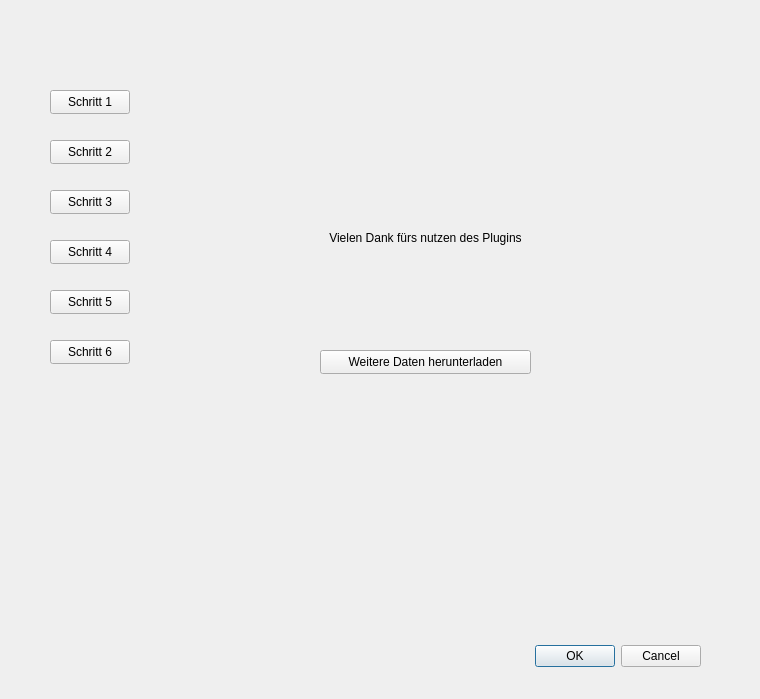
<?xml version="1.0" encoding="UTF-8"?>
<ui version="4.0">
 <class>SatelliteImageLoaderDialogBase</class>
 <widget class="QDialog" name="SatelliteImageLoaderDialogBase">
  <property name="geometry">
   <rect>
    <x>0</x>
    <y>0</y>
    <width>760</width>
    <height>699</height>
   </rect>
  </property>
  <property name="windowTitle">
   <string>Satellite Image Loader</string>
  </property>
  <widget class="QDialogButtonBox" name="button_box">
   <property name="geometry">
    <rect>
     <x>360</x>
     <y>640</y>
     <width>341</width>
     <height>32</height>
    </rect>
   </property>
   <property name="orientation">
    <enum>Qt::Horizontal</enum>
   </property>
   <property name="standardButtons">
    <set>QDialogButtonBox::Cancel|QDialogButtonBox::Ok</set>
   </property>
  </widget>
  <widget class="QPushButton" name="Schritt1">
   <property name="geometry">
    <rect>
     <x>50</x>
     <y>90</y>
     <width>80</width>
     <height>24</height>
    </rect>
   </property>
   <property name="text">
    <string>Schritt 1</string>
   </property>
  </widget>
  <widget class="QPushButton" name="Schritt2">
   <property name="geometry">
    <rect>
     <x>50</x>
     <y>140</y>
     <width>80</width>
     <height>24</height>
    </rect>
   </property>
   <property name="text">
    <string>Schritt 2</string>
   </property>
  </widget>
  <widget class="QPushButton" name="Schritt3">
   <property name="geometry">
    <rect>
     <x>50</x>
     <y>190</y>
     <width>80</width>
     <height>24</height>
    </rect>
   </property>
   <property name="text">
    <string>Schritt 3</string>
   </property>
  </widget>
  <widget class="QPushButton" name="Schritt4">
   <property name="geometry">
    <rect>
     <x>50</x>
     <y>240</y>
     <width>80</width>
     <height>24</height>
    </rect>
   </property>
   <property name="text">
    <string>Schritt 4</string>
   </property>
  </widget>
  <widget class="QPushButton" name="Schritt5">
   <property name="geometry">
    <rect>
     <x>50</x>
     <y>290</y>
     <width>80</width>
     <height>24</height>
    </rect>
   </property>
   <property name="text">
    <string>Schritt 5</string>
   </property>
  </widget>
  <widget class="QPushButton" name="Schritt6">
   <property name="geometry">
    <rect>
     <x>50</x>
     <y>340</y>
     <width>80</width>
     <height>24</height>
    </rect>
   </property>
   <property name="text">
    <string>Schritt 6</string>
   </property>
  </widget>
  <widget class="QStackedWidget" name="stackedWidget">
   <property name="geometry">
    <rect>
     <x>150</x>
     <y>90</y>
     <width>571</width>
     <height>521</height>
    </rect>
   </property>
   <property name="currentIndex">
    <number>6</number>
   </property>
   <widget class="QWidget" name="Schritt_Willkommen">
    <widget class="QLabel" name="label">
     <property name="geometry">
      <rect>
       <x>40</x>
       <y>30</y>
       <width>231</width>
       <height>16</height>
      </rect>
     </property>
     <property name="text">
      <string>Einleitender Beschreibungstext zum Plugin</string>
     </property>
    </widget>
   </widget>
   <widget class="QWidget" name="Schritt1_Widget">
    <widget class="QLabel" name="label_2">
     <property name="geometry">
      <rect>
       <x>30</x>
       <y>50</y>
       <width>191</width>
       <height>16</height>
      </rect>
     </property>
     <property name="text">
      <string>Bitte Arbeitsverzeichnis auswählen:</string>
     </property>
    </widget>
    <widget class="QToolButton" name="toolButton">
     <property name="geometry">
      <rect>
       <x>470</x>
       <y>90</y>
       <width>23</width>
       <height>23</height>
      </rect>
     </property>
     <property name="text">
      <string>...</string>
     </property>
    </widget>
    <widget class="QLineEdit" name="lineEdit">
     <property name="geometry">
      <rect>
       <x>30</x>
       <y>90</y>
       <width>431</width>
       <height>24</height>
      </rect>
     </property>
    </widget>
    <widget class="QPushButton" name="pushButton_7">
     <property name="geometry">
      <rect>
       <x>160</x>
       <y>150</y>
       <width>211</width>
       <height>24</height>
      </rect>
     </property>
     <property name="text">
      <string>Arbeitsverzeichnis bestätigen</string>
     </property>
    </widget>
   </widget>
   <widget class="QWidget" name="Schritt2_Widget">
    <widget class="QPushButton" name="pushButton_8">
     <property name="geometry">
      <rect>
       <x>130</x>
       <y>40</y>
       <width>301</width>
       <height>24</height>
      </rect>
     </property>
     <property name="text">
      <string>Festlegen der Grenzen des Interessengebietes</string>
     </property>
    </widget>
    <widget class="QPushButton" name="pushButton_15">
     <property name="geometry">
      <rect>
       <x>160</x>
       <y>90</y>
       <width>231</width>
       <height>24</height>
      </rect>
     </property>
     <property name="text">
      <string>Bestätigen der heruntergeladenen JSON</string>
     </property>
    </widget>
   </widget>
   <widget class="QWidget" name="Schritt3_Widget">
    <widget class="QDateEdit" name="dateEdit">
     <property name="geometry">
      <rect>
       <x>20</x>
       <y>20</y>
       <width>110</width>
       <height>25</height>
      </rect>
     </property>
    </widget>
    <widget class="QPushButton" name="pushButton_9">
     <property name="geometry">
      <rect>
       <x>20</x>
       <y>60</y>
       <width>131</width>
       <height>24</height>
      </rect>
     </property>
     <property name="text">
      <string>Bestätige Datum</string>
     </property>
    </widget>
    <widget class="QCheckBox" name="checkBox">
     <property name="geometry">
      <rect>
       <x>20</x>
       <y>130</y>
       <width>78</width>
       <height>22</height>
      </rect>
     </property>
     <property name="text">
      <string>VIIRS DNP</string>
     </property>
    </widget>
    <widget class="QCheckBox" name="checkBox_2">
     <property name="geometry">
      <rect>
       <x>20</x>
       <y>160</y>
       <width>78</width>
       <height>22</height>
      </rect>
     </property>
     <property name="text">
      <string>Sentinel 1</string>
     </property>
    </widget>
    <widget class="QCheckBox" name="checkBox_3">
     <property name="geometry">
      <rect>
       <x>20</x>
       <y>240</y>
       <width>78</width>
       <height>22</height>
      </rect>
     </property>
     <property name="text">
      <string>Sentinel 2</string>
     </property>
    </widget>
    <widget class="QPushButton" name="pushButton_10">
     <property name="enabled">
      <bool>false</bool>
     </property>
     <property name="geometry">
      <rect>
       <x>20</x>
       <y>360</y>
       <width>141</width>
       <height>41</height>
      </rect>
     </property>
     <property name="text">
      <string>Download Data</string>
     </property>
    </widget>
    <widget class="QComboBox" name="comboBox">
     <property name="geometry">
      <rect>
       <x>20</x>
       <y>190</y>
       <width>261</width>
       <height>24</height>
      </rect>
     </property>
     <item>
      <property name="text">
       <string>Beide Satelliten</string>
      </property>
     </item>
    </widget>
    <widget class="QComboBox" name="comboBox_2">
     <property name="geometry">
      <rect>
       <x>20</x>
       <y>270</y>
       <width>261</width>
       <height>24</height>
      </rect>
     </property>
     <item>
      <property name="text">
       <string>S2A</string>
      </property>
     </item>
    </widget>
   </widget>
   <widget class="QWidget" name="Schritt4_Widget">
    <widget class="QPushButton" name="pushButton_11">
     <property name="geometry">
      <rect>
       <x>20</x>
       <y>30</y>
       <width>221</width>
       <height>24</height>
      </rect>
     </property>
     <property name="text">
      <string>Modifizieren der Sentinal-1 Daten</string>
     </property>
    </widget>
    <widget class="QPushButton" name="pushButton_12">
     <property name="geometry">
      <rect>
       <x>20</x>
       <y>100</y>
       <width>221</width>
       <height>24</height>
      </rect>
     </property>
     <property name="text">
      <string>Modifizieren der Sentinal-2 Daten</string>
     </property>
    </widget>
    <widget class="QComboBox" name="comboBox_3">
     <property name="geometry">
      <rect>
       <x>260</x>
       <y>100</y>
       <width>261</width>
       <height>24</height>
      </rect>
     </property>
     <item>
      <property name="text">
       <string>False-Color Image</string>
      </property>
     </item>
    </widget>
   </widget>
   <widget class="QWidget" name="Schritt5_Widget">
    <widget class="QPushButton" name="pushButton_13">
     <property name="geometry">
      <rect>
       <x>30</x>
       <y>40</y>
       <width>221</width>
       <height>24</height>
      </rect>
     </property>
     <property name="text">
      <string>Bearbeiten VIRRS-Daten</string>
     </property>
    </widget>
    <widget class="QPushButton" name="pushButton_16">
     <property name="geometry">
      <rect>
       <x>30</x>
       <y>140</y>
       <width>221</width>
       <height>24</height>
      </rect>
     </property>
     <property name="text">
      <string>Bearbeiten Sentinal-1-Daten</string>
     </property>
    </widget>
    <widget class="QPushButton" name="pushButton_17">
     <property name="geometry">
      <rect>
       <x>30</x>
       <y>180</y>
       <width>221</width>
       <height>24</height>
      </rect>
     </property>
     <property name="text">
      <string>Bearbeiten Sentinal-2-Daten</string>
     </property>
    </widget>
   </widget>
   <widget class="QWidget" name="Schritt6_Widget">
    <widget class="QPushButton" name="pushButton_14">
     <property name="geometry">
      <rect>
       <x>170</x>
       <y>260</y>
       <width>211</width>
       <height>24</height>
      </rect>
     </property>
     <property name="text">
      <string>Weitere Daten herunterladen</string>
     </property>
    </widget>
    <widget class="QLabel" name="label_3">
     <property name="geometry">
      <rect>
       <x>170</x>
       <y>140</y>
       <width>211</width>
       <height>16</height>
      </rect>
     </property>
     <property name="text">
      <string>Vielen Dank fürs nutzen des Plugins</string>
     </property>
     <property name="alignment">
      <set>Qt::AlignCenter</set>
     </property>
    </widget>
   </widget>
  </widget>
 </widget>
 <resources/>
 <connections>
  <connection>
   <sender>button_box</sender>
   <signal>accepted()</signal>
   <receiver>SatelliteImageLoaderDialogBase</receiver>
   <slot>accept()</slot>
   <hints>
    <hint type="sourcelabel">
     <x>20</x>
     <y>20</y>
    </hint>
    <hint type="destinationlabel">
     <x>20</x>
     <y>20</y>
    </hint>
   </hints>
  </connection>
  <connection>
   <sender>button_box</sender>
   <signal>rejected()</signal>
   <receiver>SatelliteImageLoaderDialogBase</receiver>
   <slot>reject()</slot>
   <hints>
    <hint type="sourcelabel">
     <x>20</x>
     <y>20</y>
    </hint>
    <hint type="destinationlabel">
     <x>20</x>
     <y>20</y>
    </hint>
   </hints>
  </connection>
 </connections>
</ui>
